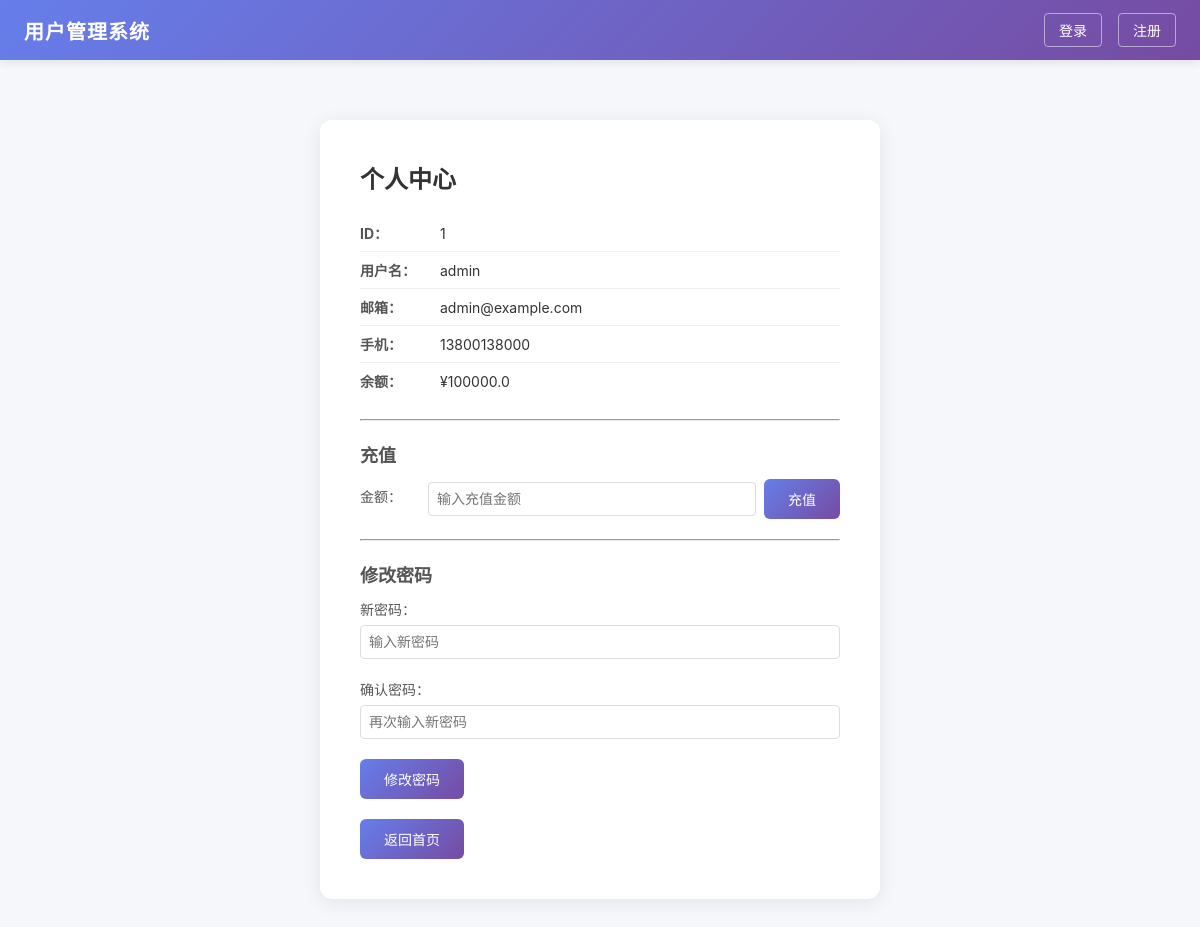
Before: /profile?user_id=1 with the older database file.
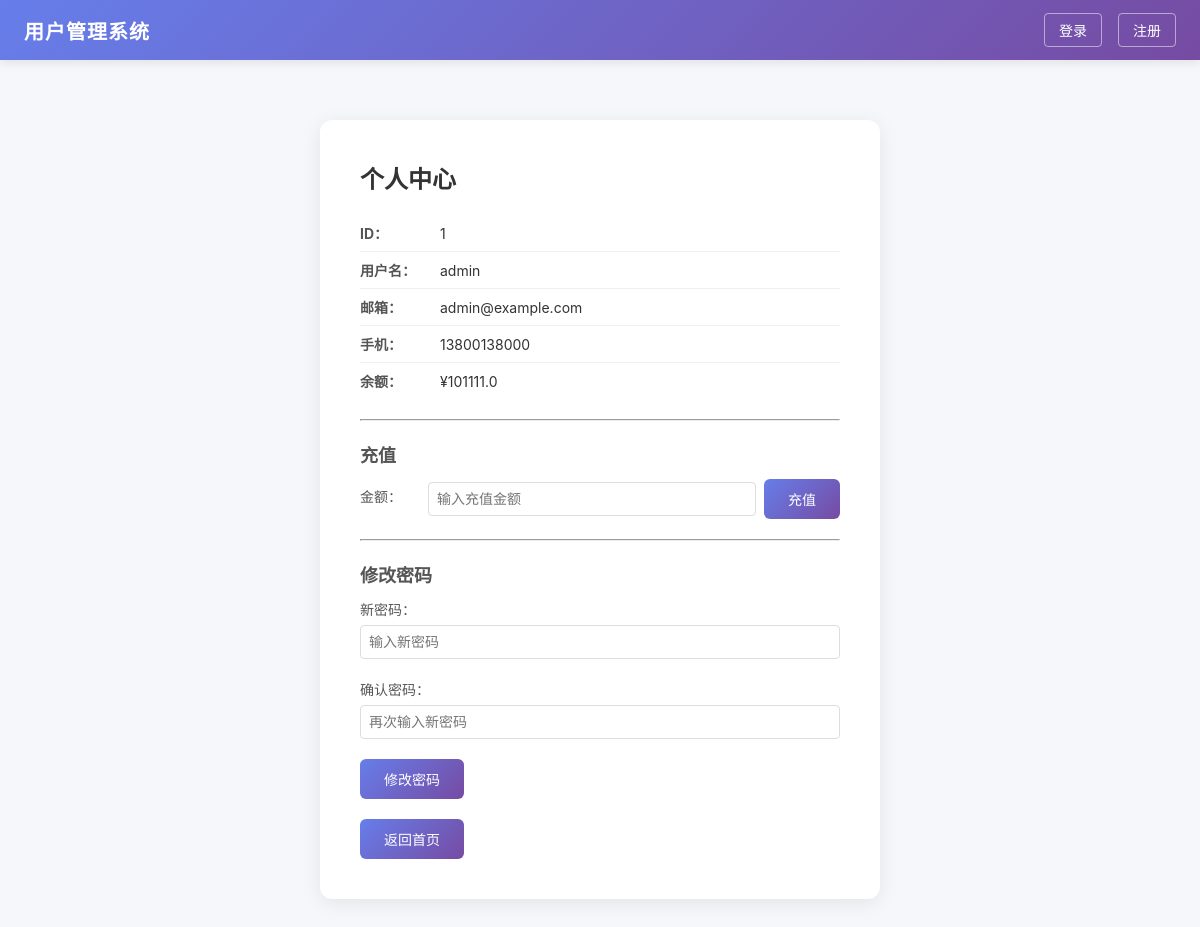
After: the same page with the newer database file.
### tables this page shows
CREATE TABLE users (
            id INTEGER PRIMARY KEY AUTOINCREMENT,
            username TEXT UNIQUE NOT NULL,
            password TEXT NOT NULL,
            email TEXT,
            phone TEXT,
            balance REAL DEFAULT 0
        );

### app.py (the view)
@app.route("/profile", methods=["GET"])
def profile():
    user_id = request.args.get("user_id")
    if not user_id:
        return "缺少user_id参数"
    conn = get_db()
    c = conn.cursor()
    sql = f"SELECT id, username, email, phone, balance FROM users WHERE id = '{user_id}'"
    print(f"[SQL] {sql}")
    try:
        c.execute(sql)
        row = c.fetchone()
        if row:
            profile_user = dict(row)
        else:
            profile_user = None
    except Exception as e:
        print(f"[SQL ERROR] {e}")
        profile_user = None
    conn.close()
    return render_template("profile.html", user=profile_user)

### app.py (called while the page is built)
def get_db():
    conn = sqlite3.connect(DB_PATH)
    conn.row_factory = sqlite3.Row
    return conn

### templates/profile.html (shortened to what this page needs)
{% extends "base.html" %}
{% block content %}
<div class="card">
    {% if user %}
        <h2>个人中心</h2>
        <ul class="user-info">
            <li><strong>ID：</strong>{{ user.id }}</li>
            <li><strong>用户名：</strong>{{ user.username }}</li>
            <li><strong>邮箱：</strong>{{ user.email }}</li>
            <li><strong>手机：</strong>{{ user.phone }}</li>
            <li><strong>余额：</strong>¥{{ user.balance }}</li>
        </ul>
        <hr style="margin: 20px 0;">
        <h3>充值</h3>
        <form method="post" action="/recharge" class="recharge-form">
            <div class="form-group" style="display: flex; gap: 8px; align-items: center;">
                <label for="amount" style="min-width: 60px;">金额：</label>
                <input type="text" id="amount" name="amount" placeholder="输入充值金额" style="flex: 1; padding: 8px; border: 1px solid #ddd; border-radius: 4px;">
                <button type="submit" class="btn">充值</button>
            </div>
        </form>
        <hr style="margin: 20px 0;">
        <h3>修改密码</h3>
        <form method="post" action="/change-password" class="change-pw-form">
            <div class="form-group">
                <label for="new_password">新密码：</label>
                <input type="text" id="new_password" name="new_password" placeholder="输入新密码" style="width: 100%; padding: 8px; border: 1px solid #ddd; border-radius: 4px;">
            </div>
            <div class="form-group">
                <label for="confirm_password">确认密码：</label>
                <input type="text" id="confirm_password" name="confirm_password" placeholder="再次输入新密码" style="width: 100%; padding: 8px; border: 1px solid #ddd; border-radius: 4px;">
            </div>
            <button type="submit" class="btn">修改密码</button>
        </form>
        <div style="margin-top: 20px;">
            <a href="/" class="btn" style="text-decoration: none;">返回首页</a>
        </div>
    {% else %}
        <h2>用户不存在</h2>
        <p>未找到该用户的资料。</p>
        <a href="/" class="btn" style="text-decoration: none;">返回首页</a>
    {% endif %}
</div>
{% endblock %}

### templates/base.html (shortened to what this page needs)
<!DOCTYPE html>
<html lang="zh-CN">
<head>
    <link rel="stylesheet" href="/static/css/style.css">
</head>
<body>
    <nav class="navbar">
        <div class="nav-left">
            <span class="brand">用户管理系统</span>
        </div>
        <div class="nav-right">
            {% if session.get('username') %}
                <span class="nav-welcome">欢迎，{{ session['username'] }}</span>
                <a href="/upload" class="nav-link">上传头像</a>
                <a href="/profile?user_id=1" class="nav-link">个人中心</a>
                <a href="/shop" class="nav-link">商城</a>
                <a href="/admin" class="nav-link">管理</a>
                <a href="/ping" class="nav-link">Ping</a>
                <a href="/xml-import" class="nav-link">XML导入</a>
                <a href="/page?name=help" class="nav-link">帮助</a>
                <a href="/logout" class="nav-link">退出</a>
            {% else %}
                <a href="/login" class="nav-link">登录</a>
                <a href="/register" class="nav-link">注册</a>
            {% endif %}
        </div>
    </nav>
    <main class="container">
        {% block content %}{% endblock %}
    </main>
</body>
</html>

### static/css/style.css (style rules this page uses)
* { margin: 0; padding: 0; box-sizing: border-box; }
body { font-family: -apple-system, BlinkMacSystemFont, "Segoe UI", Roboto, "Helvetica Neue", Arial, sans-serif; background-color: #f5f7fa; min-height: 100vh; color: #333; }
.navbar { background: linear-gradient(135deg, #667eea, #764ba2); color: #fff; display: flex; justify-content: space-between; align-items: center; padding: 0 24px; height: 60px; box-shadow: 0 2px 10px rgba(0, 0, 0, 0.1); }
.nav-left .brand { font-size: 20px; font-weight: 700; letter-spacing: 1px; }
.nav-right { display: flex; align-items: center; gap: 16px; }
.nav-link { color: #fff; text-decoration: none; font-size: 14px; padding: 6px 14px; border: 1px solid rgba(255, 255, 255, 0.5); border-radius: 4px; transition: background 0.2s; }
.container { max-width: 600px; margin: 60px auto; padding: 0 20px; }
.card { background: #fff; border-radius: 12px; box-shadow: 0 4px 20px rgba(0, 0, 0, 0.08); padding: 40px; }
.card h2 { margin-bottom: 20px; font-size: 24px; color: #333; }
.card h3 { margin-bottom: 12px; font-size: 18px; color: #555; }
.form-group { margin-bottom: 20px; }
.form-group label { display: block; margin-bottom: 6px; font-size: 14px; color: #555; font-weight: 500; }
.form-group input { width: 100%; padding: 10px 14px; border: 1px solid #ddd; border-radius: 6px; font-size: 14px; outline: none; transition: border-color 0.2s; }
.btn { display: inline-block; background: linear-gradient(135deg, #667eea, #764ba2); color: #fff; border: none; border-radius: 6px; padding: 10px 24px; font-size: 14px; cursor: pointer; text-decoration: none; transition: opacity 0.2s; }
.user-info { list-style: none; margin-bottom: 16px; }
.user-info li { padding: 8px 0; border-bottom: 1px solid #f0f0f0; font-size: 14px; }
.user-info li:last-child { border-bottom: none; }
.user-info li strong { display: inline-block; width: 80px; color: #555; }

Changed rows visible on the page:
changed users "admin": balance "100000.0" → "101111.0"
